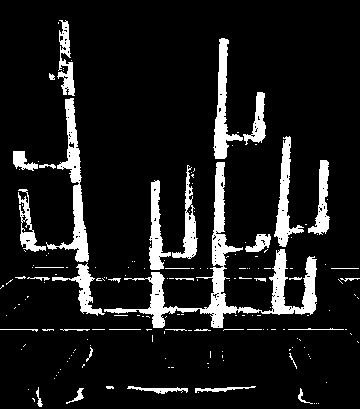
#> input picture scripts/simple_hsv/eyedrop_pink_mask.jpg, 360 x 409 px
$ python combine_mask.py
#> lines starting #> are read from the running program, lines starting #| are printed output that depends on the picture; after the words box and inside, x2 and y2 are one past the last pixel; in counts of white or black regions, pixels touching at a corner belong together
import cv2
import numpy as np

pink_mask = cv2.imread("eyedrop_pink_mask.jpg", cv2.IMREAD_GRAYSCALE)
#> pink_mask is the input picture: shape (409, 360); min 0, max 255, mean 27.5
grabcut_mask = cv2.imread("grabcut_mask.jpg", cv2.IMREAD_GRAYSCALE)
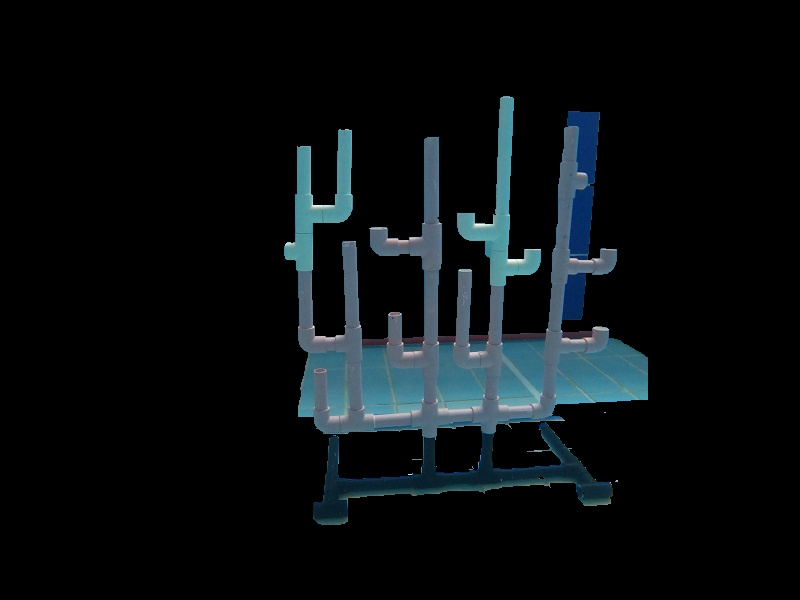
#> input picture scripts/simple_hsv/grabcut_mask.jpg, 800 x 600 px
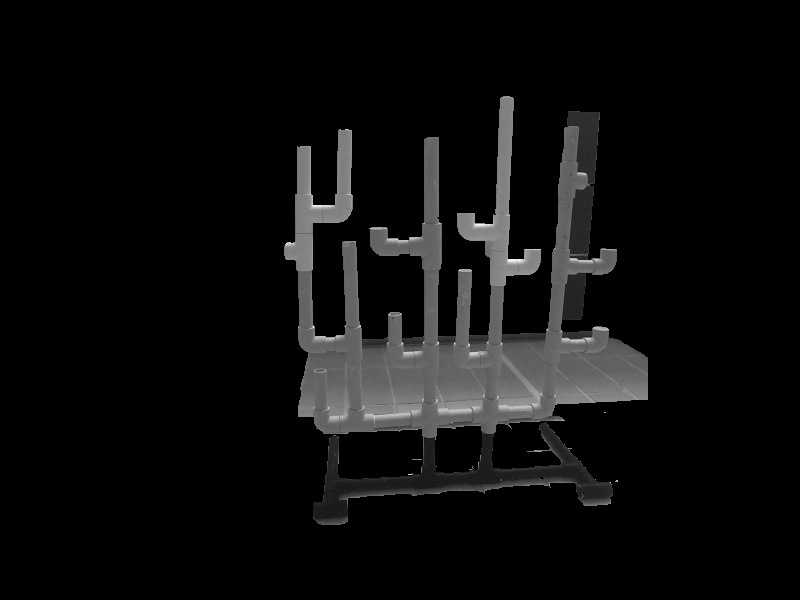
#> grabcut_mask: shape (600, 800); min 0, max 251, mean 12.8

ret, pink_mask = cv2.threshold(pink_mask, 63, 255, cv2.THRESH_BINARY)
#> pink_mask: shape (409, 360); 10.8% white; 177 white regions (138 under 20 px), largest, box (x1, y1, x2, y2) and area: (104, 162, 317, 328) 4703, (46, 98, 89, 262) 1821, (213, 38, 243, 159) 1250
ret, grabcut_mask = cv2.threshold(grabcut_mask, 63, 255, cv2.THRESH_BINARY)
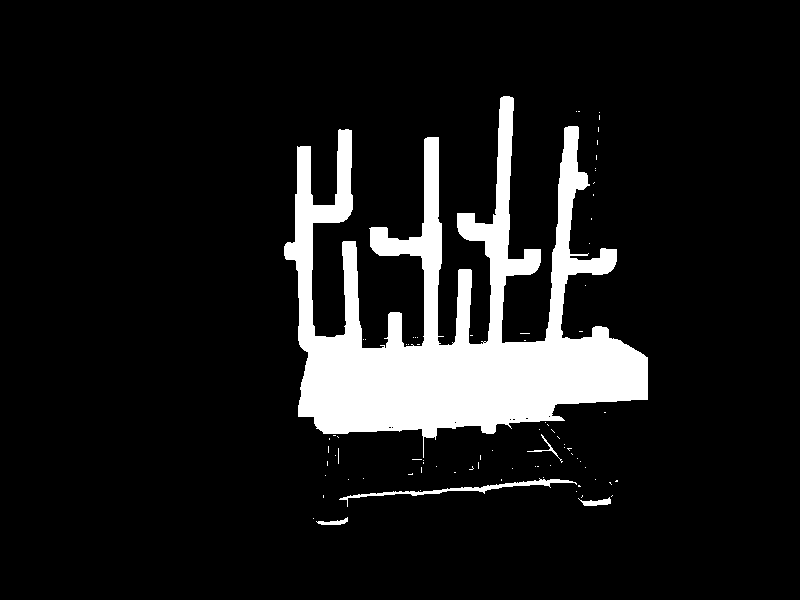
#> grabcut_mask: shape (600, 800); 10.6% white; 81 white regions (76 under 20 px), largest, box (x1, y1, x2, y2) and area: (284, 96, 648, 458) 49380, (339, 478, 577, 507) 845, (578, 497, 611, 506) 155, (316, 517, 348, 525) 118, (527, 434, 563, 463) 93

print(pink_mask.shape)
#| (409, 360)
print(grabcut_mask.shape)
#| (600, 800)

#> (the run stopped early here; a loop or call above may not have finished)
